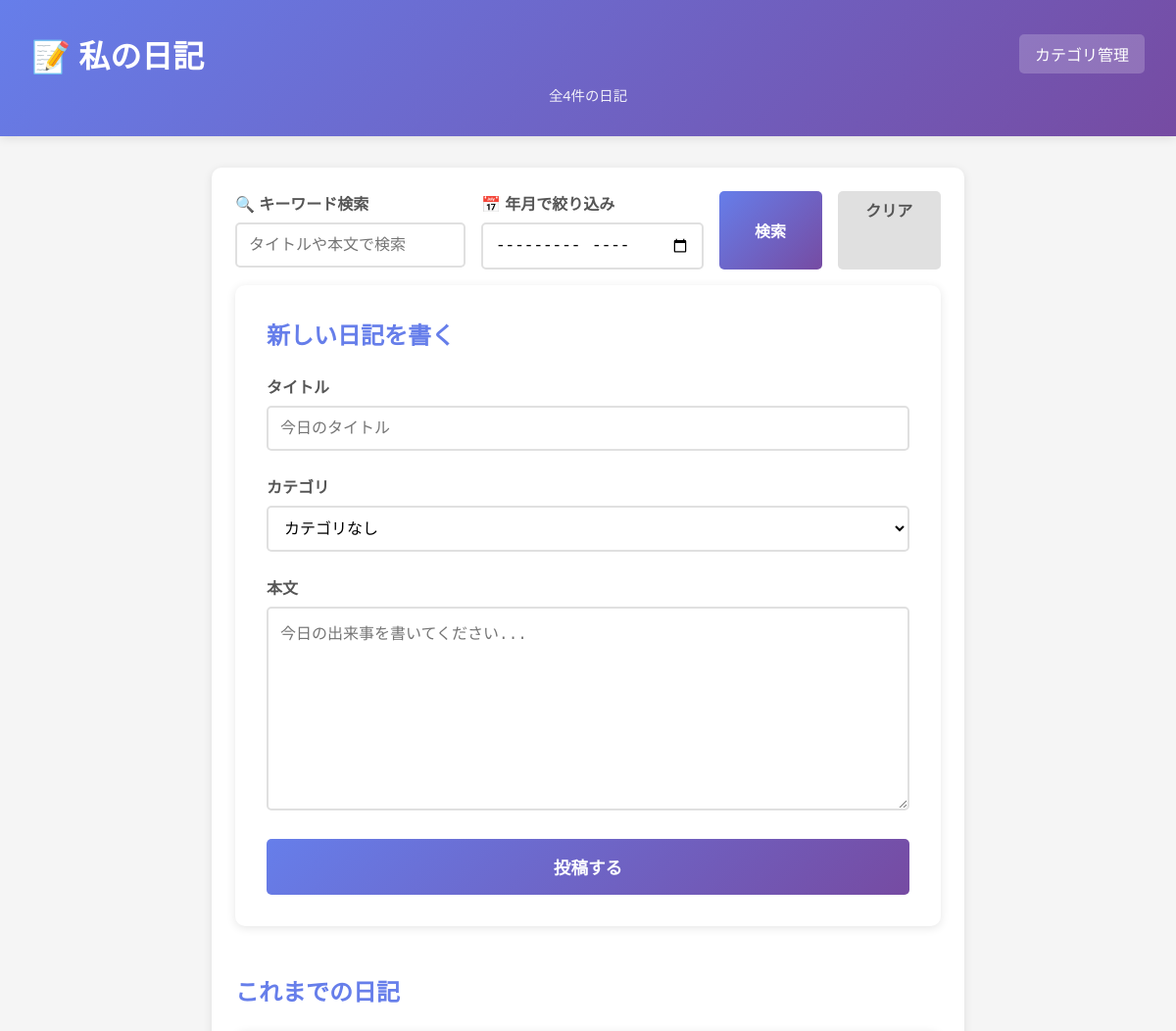
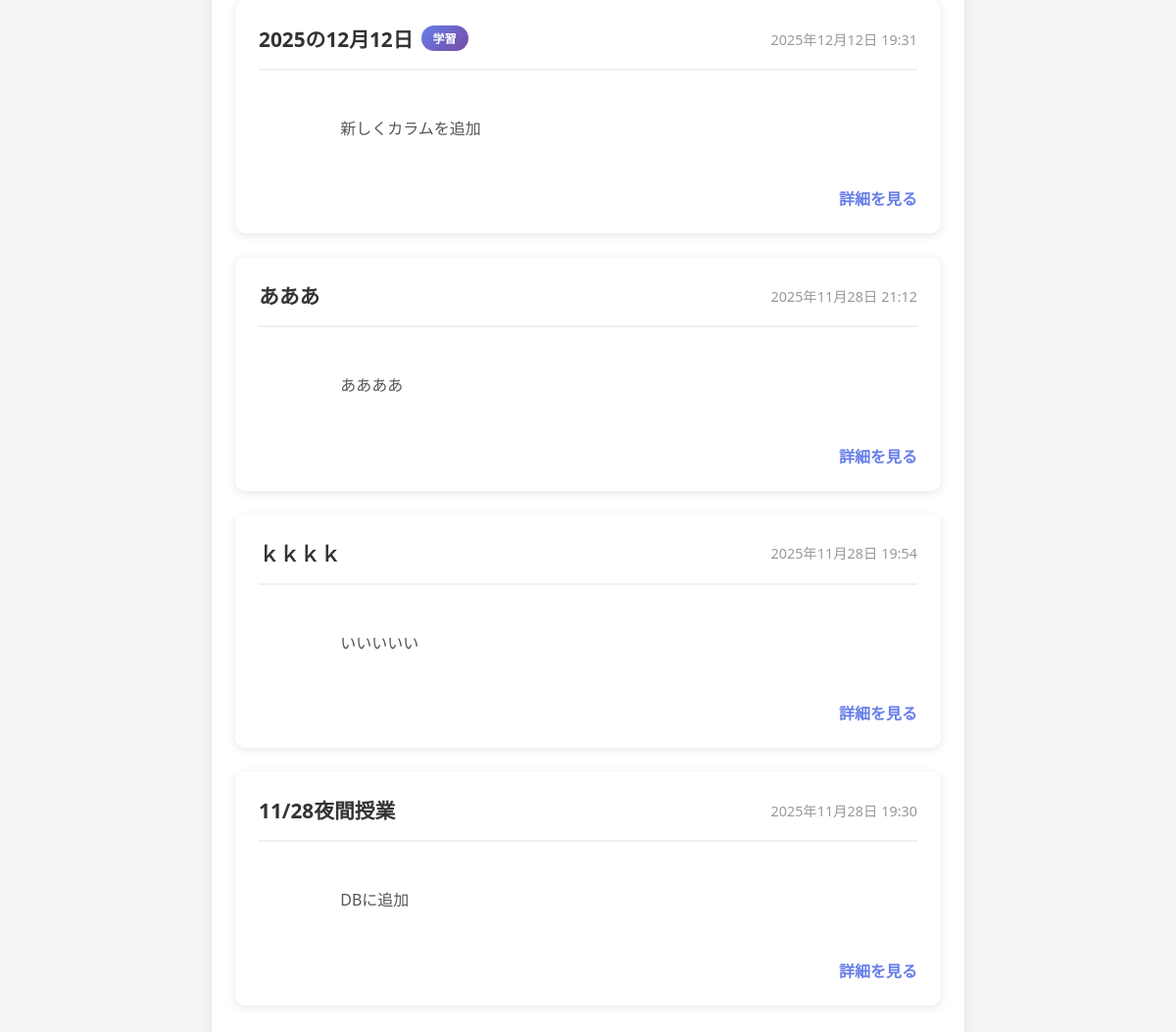
The page / on the database its author committed (2 pictures, top to bottom).
### tables this page shows
CREATE TABLE diaries (
        id INTEGER PRIMARY KEY AUTOINCREMENT,
        title TEXT NOT NULL,
        content TEXT NOT NULL,
        created_at TEXT NOT NULL
    , category_id INTEGER);

CREATE TABLE categories (
        id INTEGER PRIMARY KEY AUTOINCREMENT,
        name TEXT NOT NULL UNIQUE
    );

### app.py (the view)
@app.route('/')
def index():
    keyword = request.args.get('keyword', '')
    year_month = request.args.get('year_month', '')
    conn = get_db_connection()
    cursor = conn.cursor()
    sql = '''
        SELECT diaries.*, categories.name as category_name
        FROM diaries
        LEFT JOIN categories ON diaries.category_id = categories.id
        WHERE 1=1
    '''
    params = []
    if keyword:
        sql += ' AND (diaries.title LIKE ? OR diaries.content LIKE ?)'
        search_word = f'%{keyword}%'
        params.extend([search_word, search_word])
    if year_month:
        sql += ' AND diaries.created_at LIKE ?'
        params.append(f'{year_month}%')
    sql += ' ORDER BY diaries.created_at DESC'
    cursor.execute(sql, params)
    diaries = cursor.fetchall()
    conn.close()
    categories = get_categories()
    return render_template('index.html',
                         diaries=diaries,
                         categories=categories,
                         keyword=keyword,
                         year_month=year_month)

### app.py (called while the page is built)
def get_db_connection():
    conn = sqlite3.connect('diary.db')
    conn.row_factory = sqlite3.Row  # 辞書のようにアクセスできる
    return conn

@app.template_filter('format_date')
def format_date(date_string):
    dt = datetime.strptime(date_string, '%Y-%m-%d %H:%M:%S')
    return dt.strftime('%Y年%m月%d日 %H:%M')

def get_categories():
    conn = get_db_connection()
    cursor = conn.cursor()
    cursor.execute('SELECT * FROM categories ORDER BY name')
    categories = cursor.fetchall()
    conn.close()
    return categories

### templates/index.html (shortened to what this page needs)
<!DOCTYPE html>
<html>
<head>
    <link rel="stylesheet" href="{{ url_for('static', filename='css/style.css') }}">
</head>
<body>
    <header>
        <div class="header-content">
            <h1>📝 私の日記</h1>
            <a href="/categories" class="back-link">カテゴリ管理</a>
        </div>
        <p class="diary-count">
            {% if keyword or year_month or category_filter %}
            検索結果: {{ diaries|length }}件
            {% else %}
            全{{ diaries|length }}件の日記
            {% endif %}
        </p>
    </header>
    <div class="container">
        <div class="search-form">
            <form action="/" method="GET">
                <div class="search-inputs">
                    <div class="search-group">
                        <label>🔍 キーワード検索</label>
                        <input type="text" name="keyword"
                               value="{{ keyword }}"
                               placeholder="タイトルや本文で検索">
                    </div>
                    <div class="search-group">
                        <label>📅 年月で絞り込み</label>
                        <input type="month" name="year_month"
                               value="{{ year_month }}">
                    </div>
                <div class="search-buttons">
                    <button type="submit" class="search-button">検索</button>
                    <a href="/" class="clear-button">クリア</a>
                </div>
            </form>
        </div>
        <div class="diary-form">
            <h2>新しい日記を書く</h2>
            <form action="/add" method="POST">
                <div class="form-group">
                    <label>タイトル</label>
                    <input type="text" name="title" required
                           placeholder="今日のタイトル">
                </div>
                <div class="form-group">
                    <label>カテゴリ</label>
                    <select name="category_id" class="category-select">
                        <option value="">カテゴリなし</option>
                    </select>
                </div>
                <div class="form-group">
                    <label>本文</label>
                    <textarea name="content" rows="10" required
                              placeholder="今日の出来事を書いてください..."></textarea>
                </div>
                <button type="submit" class="submit-button">投稿する</button>
            </form>
        </div>
        <div class="diaries-list">
            <h2>
                {% if keyword or year_month or category_filter %}
                検索結果
                {% else %}
                これまでの日記
                {% endif %}
            </h2>
            {% if diaries|length == 0 %}
            <div class="no-diary">
                {% if keyword or year_month or category_filter %}
                <p>検索条件に一致する日記が見つかりませんでした</p>
                {% else %}
                <p>まだ日記が投稿されていません</p>
                {% endif %}
            </div>
            {% else %}
            {% for diary in diaries %}
            <div class="diary-card">
                <div class="diary-header">
                    <div class="diary-title-area">
                        <h3 class="diary-title">{{ diary.title }}</h3>
                        {% if diary.category_name %}
                        <span class="category-badge">{{ diary.category_name }}</span>
                        {% endif %}
                    </div>
                    <span class="diary-date">{{ diary.created_at|format_date }}</span>
                </div>
                <div class="diary-content">
                    {{ diary.content[:100] }}{% if diary.content|length > 100 %}...{% endif %}
                </div>
                <div class="diary-actions">
                    <a href="/detail/{{ diary.id }}" class="detail-link">詳細を見る</a>
                </div>
            </div>
            {% endfor %}
            {% endif %}
        </div>
    </div>
</body>
</html>

### static/css/style.css (style rules this page uses)
* { margin: 0; padding: 0; box-sizing: border-box; }
body { font-family: 'Segoe UI', Tahoma, Geneva, Verdana, sans-serif; background-color: #f5f5f5; color: #333; }
header { background: linear-gradient(135deg, #667eea 0%, #764ba2 100%); color: white; padding: 2rem; text-align: center; box-shadow: 0 2px 10px rgba(0,0,0,0.1); }
header h1 { font-size: 2rem; }
.container { max-width: 800px; margin: 2rem auto; padding: 0 1rem; }
.header-content { display: flex; justify-content: space-between; align-items: center; margin-bottom: 0.5rem; }
.diary-form { background: white; padding: 2rem; border-radius: 10px; box-shadow: 0 2px 10px rgba(0,0,0,0.1); }
.diary-form h2 { margin-bottom: 1.5rem; color: #667eea; }
.form-group { margin-bottom: 1.5rem; }
.form-group label { display: block; margin-bottom: 0.5rem; font-weight: 600; color: #555; }
.form-group input, .form-group textarea { width: 100%; padding: 0.75rem; border: 2px solid #e0e0e0; border-radius: 5px; font-size: 1rem; transition: border-color 0.3s; }
.submit-button { width: 100%; padding: 1rem; background: linear-gradient(135deg, #667eea 0%, #764ba2 100%); color: white; border: none; border-radius: 5px; font-size: 1.1rem; font-weight: 600; cursor: pointer; transition: transform 0.2s; }
.category-select { width: 100%; padding: 0.75rem; border: 2px solid #e0e0e0; border-radius: 5px; font-size: 1rem; background-color: white; cursor: pointer; transition: border-color 0.3s; }
.diary-count { margin-top: 0.5rem; font-size: 0.9rem; opacity: 0.9; }
.diaries-list { margin-top: 3rem; }
.diaries-list h2 { margin-bottom: 1.5rem; color: #667eea; font-size: 1.5rem; }
.diary-card { background: white; padding: 1.5rem; border-radius: 10px; box-shadow: 0 2px 10px rgba(0,0,0,0.1); margin-bottom: 1.5rem; transition: transform 0.2s, box-shadow 0.2s; }
.diary-header { display: flex; justify-content: space-between; align-items: center; margin-bottom: 1rem; padding-bottom: 1rem; border-bottom: 2px solid #f0f0f0; }
.diary-title-area { display: flex; align-items: center; gap: 0.5rem; flex-wrap: wrap; }
.diary-title { font-size: 1.3rem; color: #333; margin: 0; }
.diary-date { color: #999; font-size: 0.9rem; }
.diary-content { color: #555; line-height: 1.8; white-space: pre-wrap; }
.category-badge { display: inline-block; padding: 0.25rem 0.75rem; background: linear-gradient(135deg, #667eea 0%, #764ba2 100%); color: white; border-radius: 15px; font-size: 0.75rem; font-weight: 600; }
.back-link { color: white; text-decoration: none; background: rgba(255,255,255,0.2); padding: 0.5rem 1rem; border-radius: 5px; transition: background 0.3s; }
.diary-actions { margin-top: 1rem; text-align: right; }
.detail-link { color: #667eea; text-decoration: none; font-weight: 600; transition: color 0.3s; }
.search-form { background: white; padding: 1.5rem; border-radius: 10px; box-shadow: 0 2px 10px rgba(0,0,0,0.1); margin-bottom: 2rem; }
.search-inputs { display: grid; grid-template-columns: 1fr 1fr 1fr; gap: 1rem; margin-bottom: 1rem; }
.search-group { display: flex; flex-direction: column; }
.search-group label { margin-bottom: 0.5rem; font-weight: 600; color: #555; }
.search-group input { padding: 0.75rem; border: 2px solid #e0e0e0; border-radius: 5px; font-size: 1rem; transition: border-color 0.3s; }
.search-buttons { display: flex; gap: 1rem; }
.search-button, .clear-button { flex: 1; padding: 0.75rem; border-radius: 5px; font-size: 1rem; font-weight: 600; text-align: center; cursor: pointer; transition: transform 0.2s; text-decoration: none; border: none; }
.search-button { background: linear-gradient(135deg, #667eea 0%, #764ba2 100%); color: white; }
.clear-button { background: #e0e0e0; color: #555; display: inline-block; line-height: 1; }

### rows shown on the page
diaries: title "2025の12月12日", category_name "学習", created_at "2025年12月12日 19:31", content "新しくカラムを追加"
diaries: title "あああ", created_at "2025年11月28日 21:12", content "ああああ"
diaries: title "ｋｋｋｋ", created_at "2025年11月28日 19:54", content "いいいいい"
diaries: title "11/28夜間授業", created_at "2025年11月28日 19:30", content "DBに追加"

### other values the page prints
{{ diaries|length }} "4"
